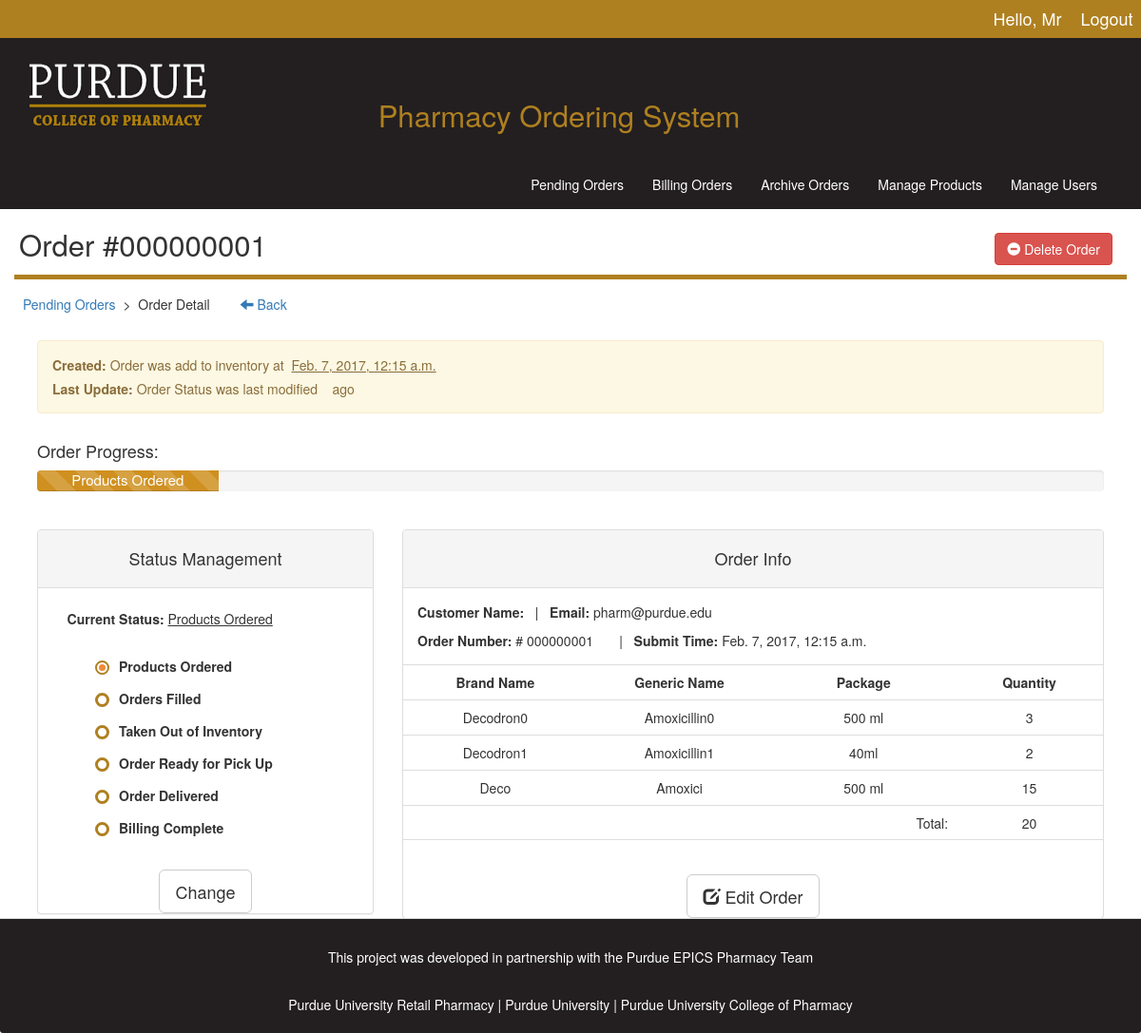
/adminpage/order/1 (signed in), run on an earlier commit of the app's database.
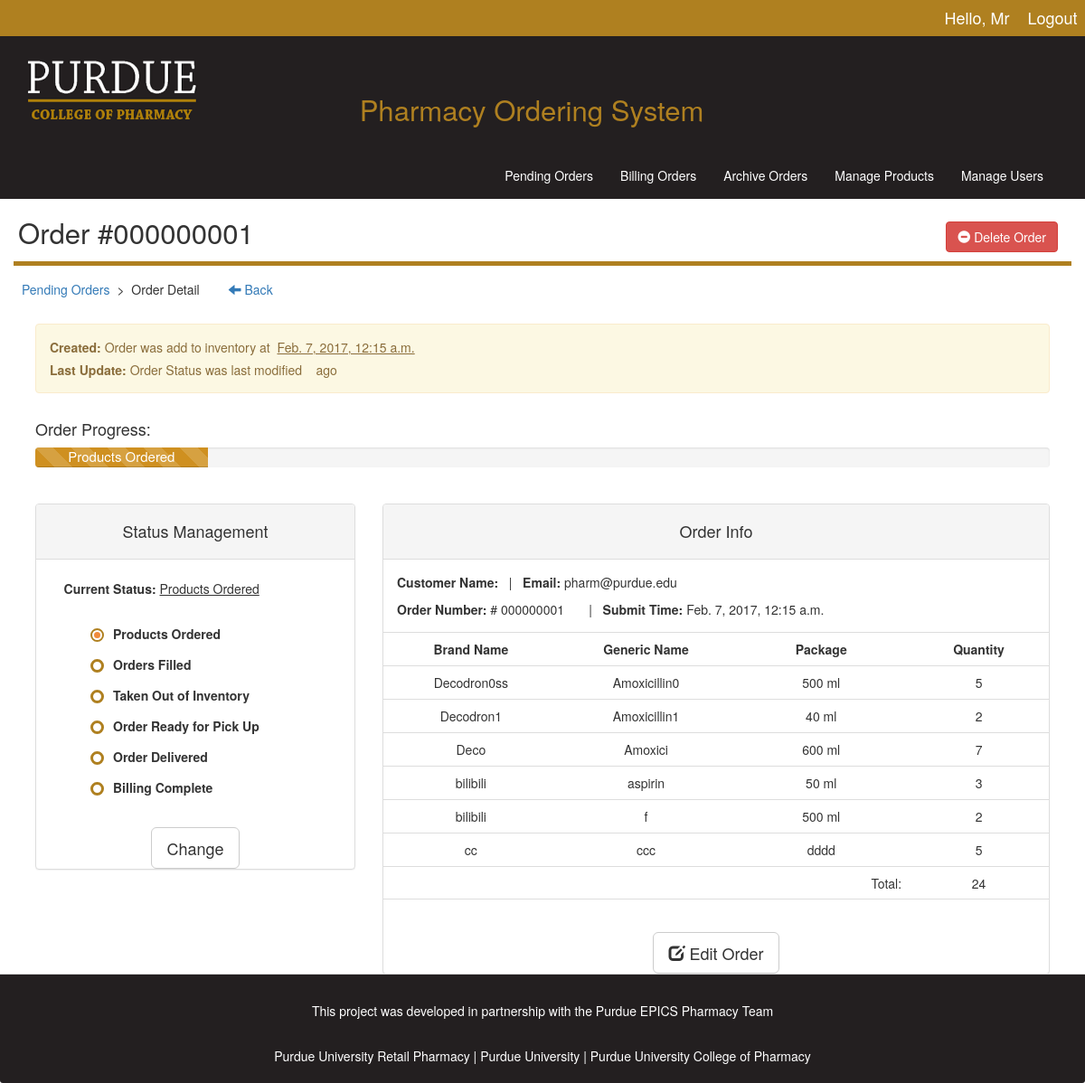
And on a later commit of the database.
### adminpage/models.py (models this page shows, shortened)
class Drug(models.Model):  # This is the Drug table for detailed drug info
    order_obj = models.ForeignKey(Order, blank=True, null=True)
    brand = models.CharField(max_length=200)
    name = models.CharField(max_length=200)
    strength = models.CharField(max_length=50)
    quantity = models.IntegerField(default=1)

### adminpage/views.py (the view)
# urls.py: url(r'^order/(?P<order_id>[0-9]+)$', views.admin_orderDetail, name="admin_orderDetail"),
@login_required
def admin_orderDetail(request, order_id):
    user = request.user
    order = get_object_or_404(Order, pk=order_id)
    message = ""
    change_succeed = ""
    if request.method == 'POST':
        order.status = request.POST.get('status')
        order.save()
        change_succeed = "true"
        message = request.POST.get('notes')
    status_form = OrderStatus_Form(initial={'status': order.status})
    drug_set = order.drug_set.all()
    total_q = 0
    for drug in drug_set:
        total_q += drug.quantity
    context = {'user': user,
               'order': order,
               'status_form': status_form,
               'message': message,
               'progress': PROGRESS.get(order.status),
               'drug_set': drug_set,
               'total_q': total_q,
               'change_succeed': change_succeed, }
    return render(request, "orderDetail.html", context)

### adminpage/forms.py
class OrderStatus_Form(forms.Form):
    status = forms.ChoiceField(
        widget=forms.RadioSelect, choices=Order.ORDER_STATUS_CHOICES, required=True, label='')
    fields = [
        "status",
    ]

### adminpage/templates/orderDetail.html (shortened to what the changed rows need)
{% extends "base.html" %}
{% block head %}Order #{{order.pk|stringformat:"09d"}}
  <form method="post" action="{% url 'adminpage:admin_orderRevise' order.pk %}" style="display: inline-block; margin-bottom: 10px;" class="pull-right">
    <button class="deleteButton btn btn-danger btn-md">{% csrf_token %}
      <span class="glyphicon glyphicon-minus-sign"></span> Delete Order
    </button>
  </form>
{% endblock %}
{% block body %}
<br>
<div class="container content">
<div class="row justify-content-md-center">
  <div class="col col-md-4 col-lg-4"><br>
    <div class="panel panel-default col-sm-14 col-md-14 col-lg-14">
    <div class="form">
      <form method='post' action="" id="statusForm">{% csrf_token %}
        {% for radio in status_form.status %}
        <label class="radio">
          {{ radio.tag }}<span class="outer"><span class="inner"></span></span>{{ radio.choice_label }}
        </label>
        {% endfor %}
        <br><br><center><input class="btn btn-default btn-lg" type='submit' value='Change'/></center>
      </form>
    </div>
    </div>
  </div>
  <div class="col col-md-8 col-lg-8" ><br>
    <div id="panel" >
      <div class="panel panel-default col-sm-20 col-md-20 col-lg-20">
        <div style="overflow: auto; width:100%;">
        <table class="table" >
          <tr>
            <th>Brand Name</th>
            <th>Generic Name</th>
            <th>Package</th>
            <th>Quantity</th>
          </tr>
          {% if drug_set %}
            {% for drug in drug_set %}
            <tr>
                <td>{{drug.brand}}</td>
                <td>{{drug.name}}</td>
                <td>{{drug.strength}}</td>
                <td>{{drug.quantity}}</td>
            </tr>
            {% endfor %}
          {% else %}
            <tr>
              <td>&nbsp;</td><td>&nbsp;</td><td>&nbsp;</td><td>&nbsp;</td>
            </tr>
          {% endif %}
          <tr>
            <td>&nbsp;</td><td>&nbsp;</td>
            <td><span class="pull-right">Total:</span></td>
            <td>{{total_q}}</td>
          </tr>
        </table>
        </div>
      </div>
    </div>
  </div>
</div>
</div>
{% endblock %}

What changed in the data, as far as the page shows it:
changed Drug "Amoxicillin0": brand "Decodron0" → "Decodron0ss"; quantity "3" → "5"
changed Drug "Decodron1": strength "40ml" → "40 ml"
changed Drug "Deco": strength "500 ml" → "600 ml"; quantity "15" → "7"
added Drug: brand "bilibili", name "aspirin", strength "50 ml", quantity "3"
added Drug: brand "bilibili", name "f", strength "500 ml", quantity "2"
added Drug: brand "cc", name "ccc", strength "dddd", quantity "5"
Also different on the page:
{{ total_q }}: "20" → "24"
